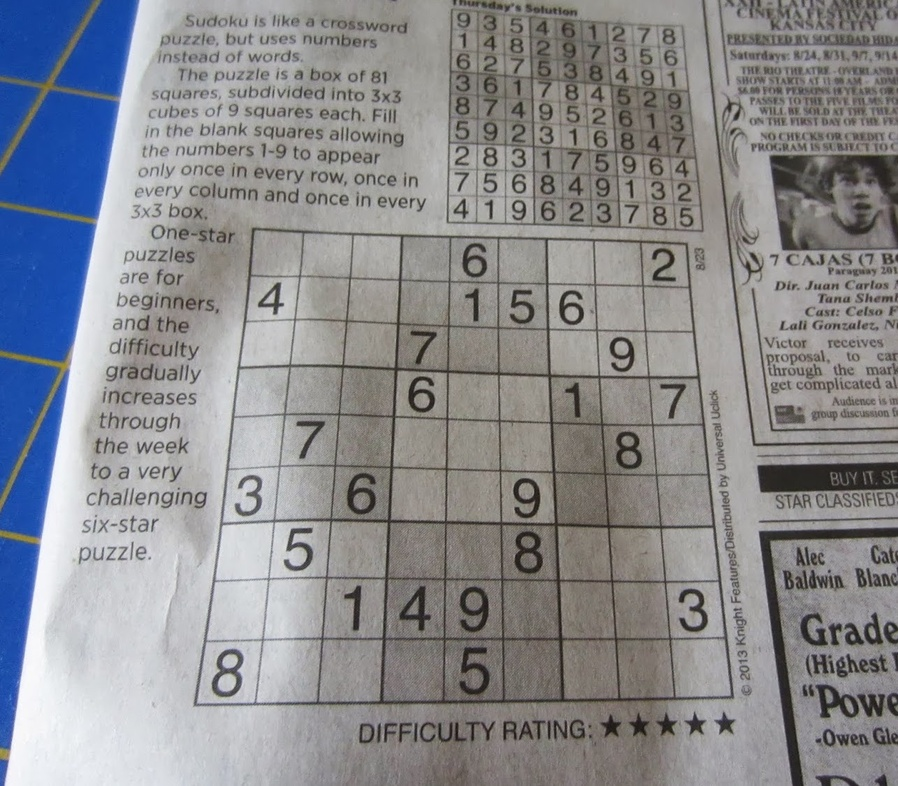
#> input picture resources/sudoku2.JPG, 898 x 786 px, shrunk from 1285 x 1124 before the run
$ jupyter execute --allow-errors Untitled.ipynb   (Python 2 division)
#> lines starting #> are read from the running program, lines starting #| are printed output that depends on the picture
[cell 1]
import matplotlib.pyplot as plt
import matplotlib.patches as mpatches

from skimage import data
from skimage.filters import threshold_otsu
from skimage.segmentation import clear_border
from skimage.measure import label, regionprops
from skimage.morphology import closing, square
from skimage.color import label2rgb
from skimage.io import imread

image = imread('../resources/sudoku2.JPG')
#> image is the input picture: shape (786, 898, 3); mean R, G, B 138.4, 139.4, 143.3

print image.shape
#| (786, 898, 3)
label_image = label(image)
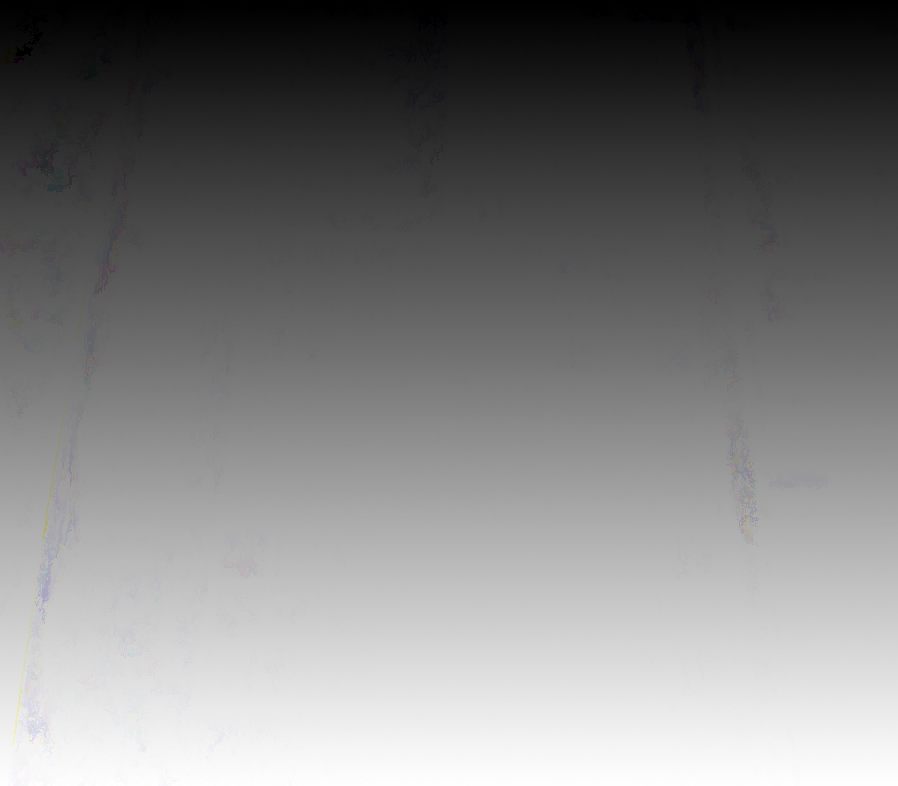
#> label_image: shape (786, 898, 3) int64; mean R, G, B 563100.3, 562733.2, 563460.1; drawn with min black and max white

print label_image.shape
#| (786, 898, 3)
image_label_overlay = label2rgb(label_image)

fig, ax = plt.subplots()
#> (the rest of this cell did not finish here and is left out)


$ run again, with resources/Sudoku16.jpg copied over resources/sudoku2.JPG
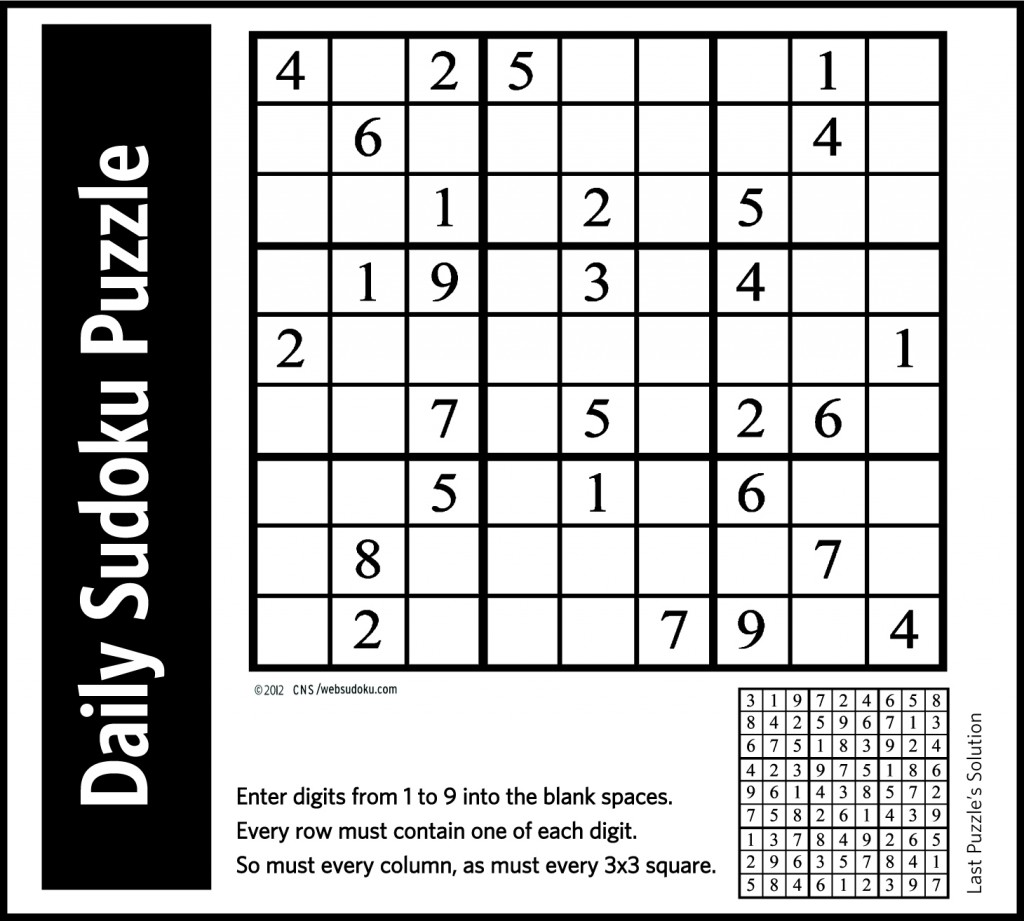
#> input picture resources/Sudoku16.jpg, 1024 x 921 px
#> image is the input picture: shape (921, 1024, 3); mean R, G, B 184, 184, 184
#| (921, 1024, 3)
#> `label_image = label(image)`:
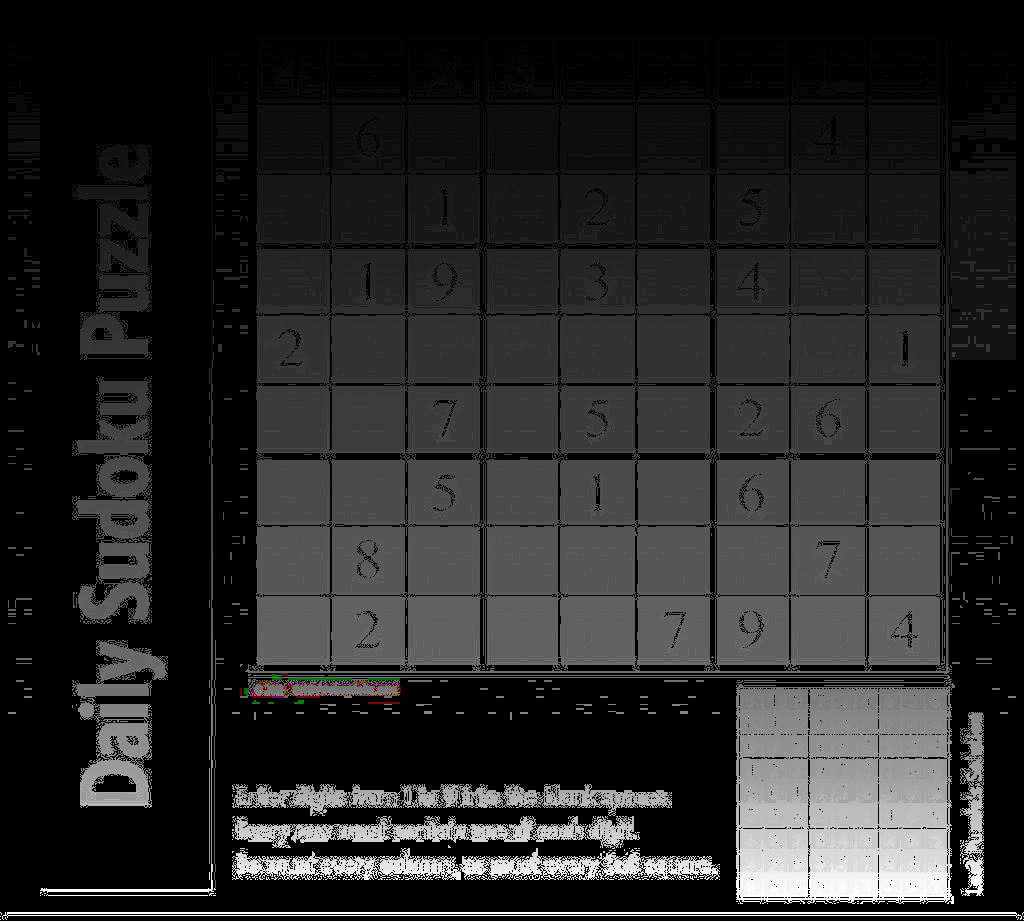
#> label_image: shape (921, 1024, 3) int64; mean R, G, B 12797.5, 12787.3, 12774.4; drawn with min black and max white
#| (921, 1024, 3)

$ run again, with resources/sudoku4.jpg copied over resources/sudoku2.JPG
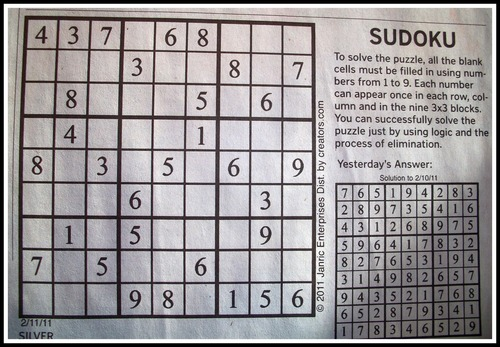
#> input picture resources/sudoku4.jpg, 500 x 347 px
#> image is the input picture: shape (347, 500, 3); mean R, G, B 158.1, 154, 155.6
#| (347, 500, 3)
#> `label_image = label(image)`:
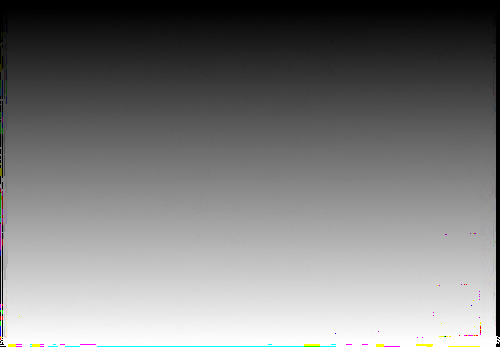
#> label_image: shape (347, 500, 3) int64; mean R, G, B 162581.5, 162776.5, 162646.2; drawn with min black and max white
#| (347, 500, 3)
